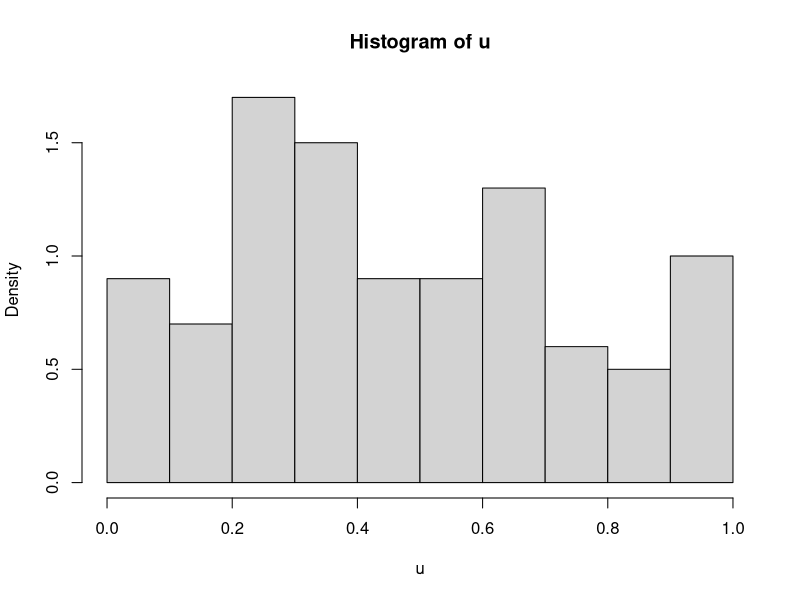
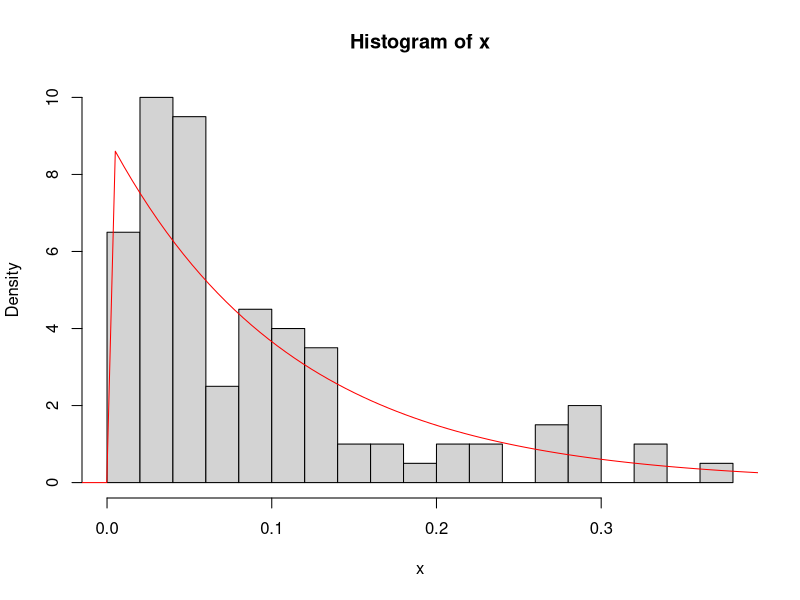
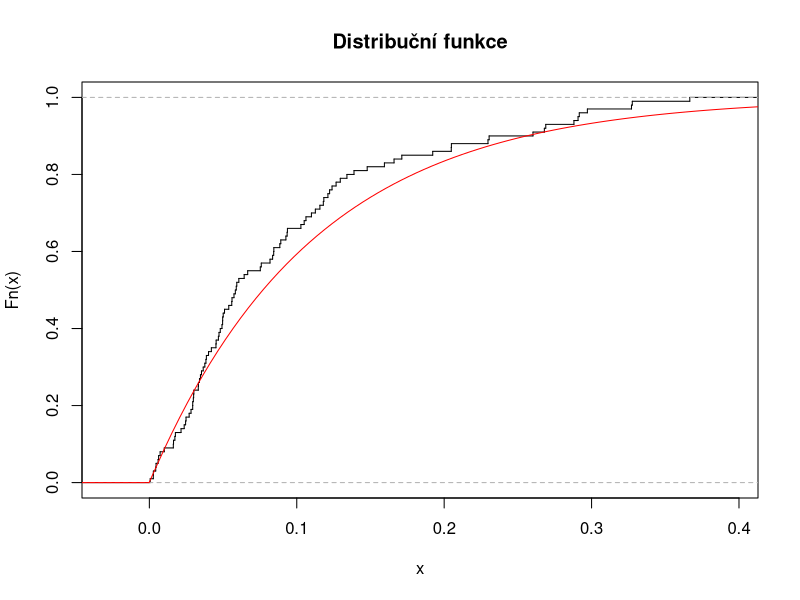
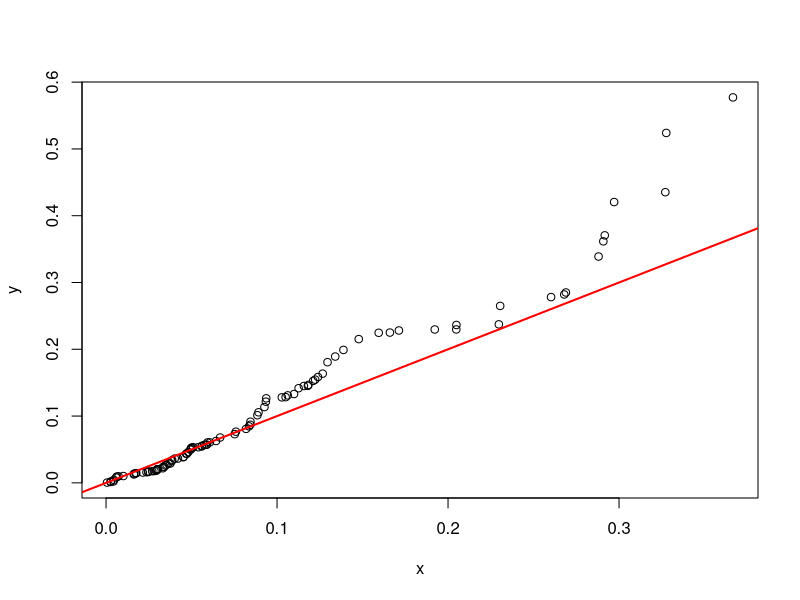
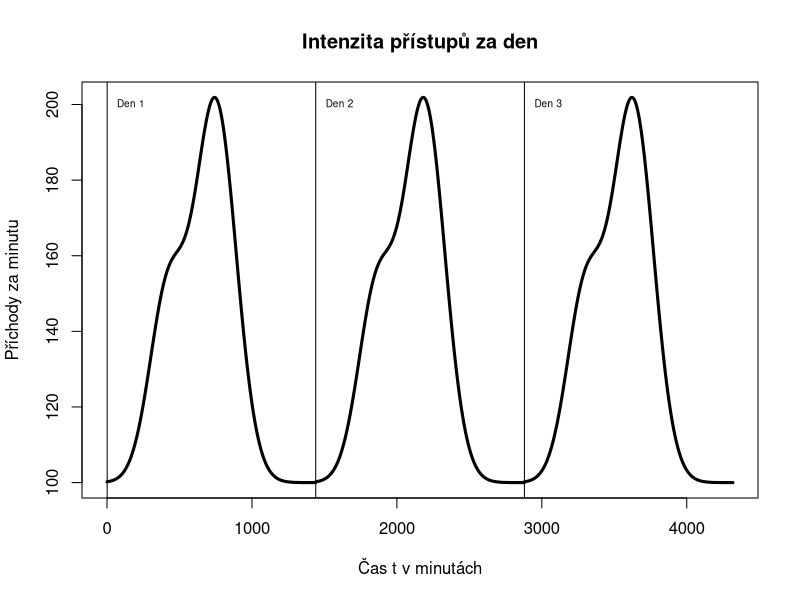
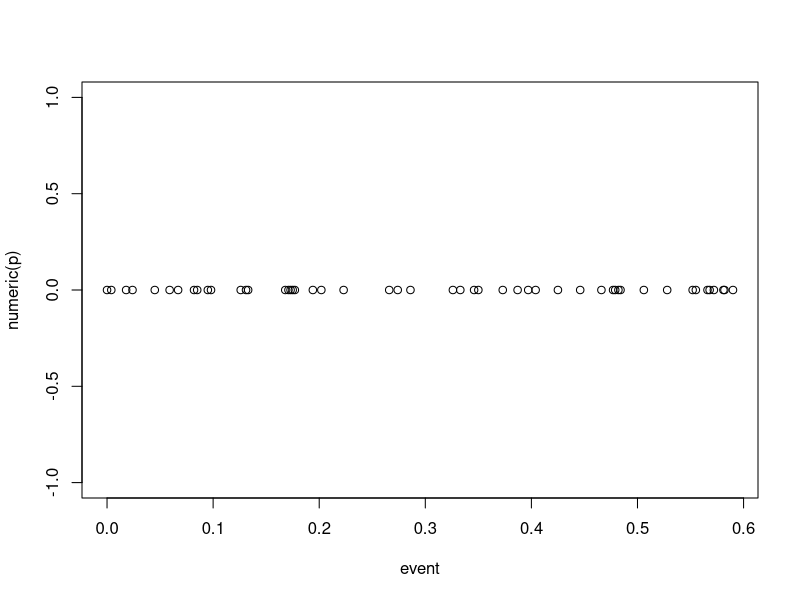
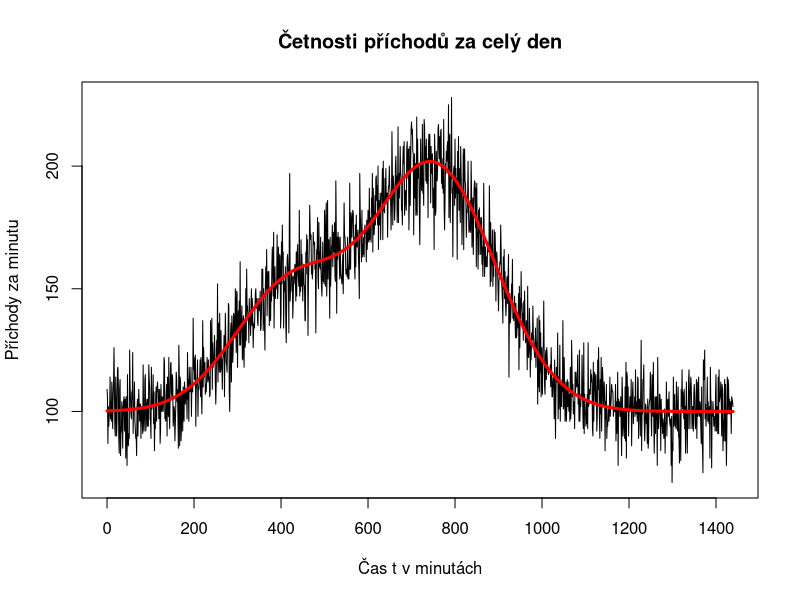
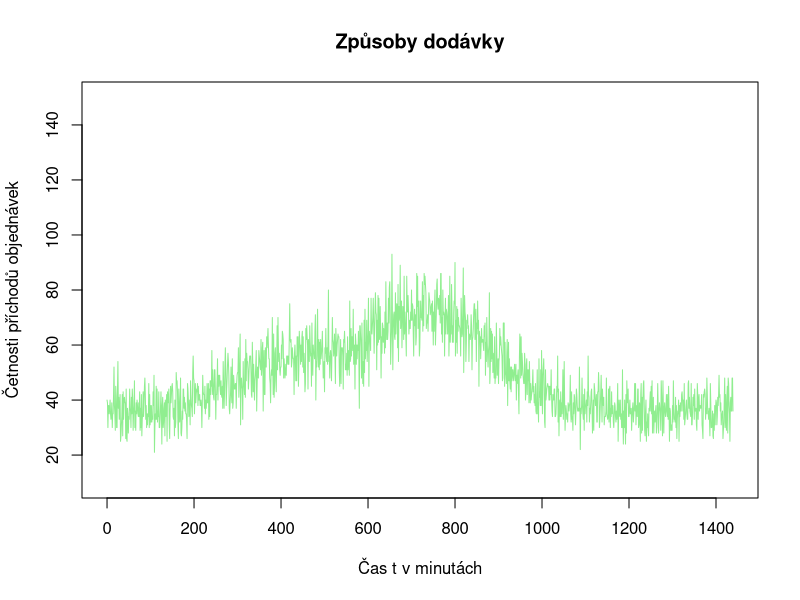

R code for these plots, in order: (Note: this script raises an error after producing the figures.)
`+<-` <- `+` # operator += 
`-<-` <- `-` # operator -=

#TODO: 1.6


# http://en.wikipedia.org/wiki/Exponential_distribution#Generating_exponential_variates
K = nchar('Tomas') # jmeno
L = nchar('Nesrovnal') # prijmeni

#################################################################
# 1

n = K*20
u=runif(n, min=0, max=1) # Generuje n náhodných hodnot z UNIF(0,1)
x=-log(1-u)/L # Exp rozdělení z rovnoměrného inverzní distr. fcí.

#################################################################
# 1.2
hist(u, freq=FALSE)
hist(x, breaks=5*K, freq=FALSE) # Histogram našich hodnot
#help(hist) freq --> logical;
#if TRUE, the histogram graphic is a representation of frequencies, the counts component of the result;
#if FALSE, probability densities, component density, are plotted (so that the histogram has a total area of one).
xWidth=max(x)-min(x) # Rozpětí hodnot
xGrid=seq(min(x)-0.2*xWidth,max(x)+0.2*xWidth,length=n) # vytvoří hodnoty kvantilů (?)
lines (xGrid,dexp(xGrid, rate=L), col='red') # přiloží graf hustoty k histogramu

################################################################
# 1.3
plot(ecdf(x), verticals=TRUE, do.points = FALSE, main="Distribuční funkce") # Opsáno ze zadáni, graf emp. exp. fce
lines (xGrid,pexp(xGrid, rate = L), col='red')  # přiloží graf teoretické fce

################################################################
# 1.4
y=rexp(n, rate=L) # hodnoty ze stejného rozdělení jako se kterým porovnáváme
qqplot(x, y)
abline(0,1, col='red', lwd=2)
#Pokud jsou hodnoty obou rozdělení stejné, ležely by na červené čáře. Hodnoty nejdál od čáry se nejvíce vychylují.

################################################################
# 1.5

################################################################
# 1.6

chisq.test(x, p=y/sum(y)) 

# Chi-squared test for given probabilities
# data:  x
# X-squared = 58.0799, df = 99, p-value = 0.9997
# Warning message:
# In chisq.test(x, p = y/sum(y)) : Chi-squared approximation may be incorrect

#TODO: najit ks.test a zkusit to podle toho

###############################################################
# 2.1
lambda = function(t){100+50*exp(-(t-420)^2/(3600*L))+100*
                     exp(-(L*(-30*L+t-480)^2)/360000)}
t=seq(0,3*(24*60)-1) # prvni perioda
plot(t,lambda(t%%(24*60)),lty="solid",lwd=3,type='l',
     main="Intenzita přístupů za den",
     ylab="Příchody za minutu",
     xlab="Čas t v minutách")
text(0, 200, "Den 1", cex=0.6, pos=4)
text(24*60, 200, "Den 2", cex=0.6, pos=4)
text(24*120, 200, "Den 3", cex=0.6, pos=4)
abline(h = 0, v = 01)
abline(h = 0, v = 24*60)
abline(h = 0, v = 24*120)
###############################################################
# 2.2

p = K*10 # prichod
event = numeric(p) #array TODO: prejmenovat TODO FIXME
s = 10^-3 # krok v case = 1/1000 minuty
t = 0 # time = Aktuální čas

# Cyklus simuluje ubíhající čas (po skocích delta) a na základě
# funkce lambda generuje příchod zákazníka
i = p # budeme delat p prichodu
while (0 < i) {
  # FIXME: tady to chce chytrej komentar jak to funguje
  if (runif(1, min=0, max=1) < lambda(t) * s) {
    `-`(i)<-1 # odebereme jeden prichod
    event[i] = t # oznacime cas udalosti
  }
  `+`(t)<-s # udelame krok v case
} 
plot(event, numeric(p))

#################################################################
# 2.3

day = 24*60
cetnosti_za_minutu = numeric(day) # pro cely den
day_seq = seq(0,day-1)

# V "cestnosti_za_minutu[m]" bude pocet prichodu
# za minutu "m".
# Cely den projdu po krocich "s" a pokud nahodne
# vygenerovane cislo bude pod mez, pridam prisup
# k dane minute. Protoze krok "s" je mensi nez
# minuta, je potreba oriznout desetinnou cast
# od casu "t", abysme dostali cele minuty.
t = day
while (0 < t) {
  if (runif(1, min=0, max=1) < lambda(t) * s) {
    `+`(cetnosti_za_minutu[(t %/% 1)+1])<-1
  }
  `-`(t)<-s
}

#TODO FIXME

# edux style - nefunguje to a chce se mi brecet TODO FIXME
#h = hist(cetnosti_za_minutu, plot=FALSE, breaks=seq(0,300))
#plot(h$mids, h$counts, type="l")
#lines(day_seq,lambda(day_seq), lwd=3, col='red')

# fitwiki style
plot(day_seq, cetnosti_za_minutu, lwd=1, type='l',
      main="Četnosti příchodů za celý den",
      ylab="Příchody za minutu",
      xlab="Čas t v minutách")
lines(day_seq,lambda(day_seq), lwd=3, col='red')

############################################################################
# 3
vezme_kuryra = K/(K+L)  # Ze všech zákazníků K/(K+L) použije kurýrní službu
za_minutu_kuryr = numeric(day) 
za_minutu_posta = numeric(day)
# Cyklus prochází všechny minutové výskyty a spočíta pravděpodobnosti,
# že zákazník použije kurýra
m = day # minuta
while (0 < m) { # pro kazdou minutu po cely den
  o = cetnosti_za_minutu[m] # pocet objednavek za minutu m
  while (0 < o) { # pro vsechny objednavky za tu minutu
    if (runif(1, min=0, max=1) < vezme_kuryra) { # zvoli kuryra?
      `+`(za_minutu_kuryr[m])<-1
    } else { # nebo postu?
      `+`(za_minutu_posta[m])<-1
    }
    `-`(o)<-1
  }
  `-`(m)<-1
}
plot(day_seq,za_minutu_kuryr,lwd=1,col='lightgreen',type='l',
     ylim=c(10,150),
     main="Způsoby dodávky",
     ylab="Četnosti příchodů objednávek",
     xlab="Čas t v minutách")
lines(day_seq,lambda(day_seq)*kuryr,lwd=3,col='green')
lines(day_seq,za_minutu_posta,lwd=1, col='lightpink',type='l')
# pravdepodovnost, ze vezmou postu je doplnkem k tomu,
# ze vezmou kuryra
lines(day_seq,lambda(day_seq)*(1-kuryr),lwd=3,col='red')
legend(x=1200,y=150,c("kurýr","pošta"),cex=.8, 
       col=c("green","red"),lty=c(1,1))
